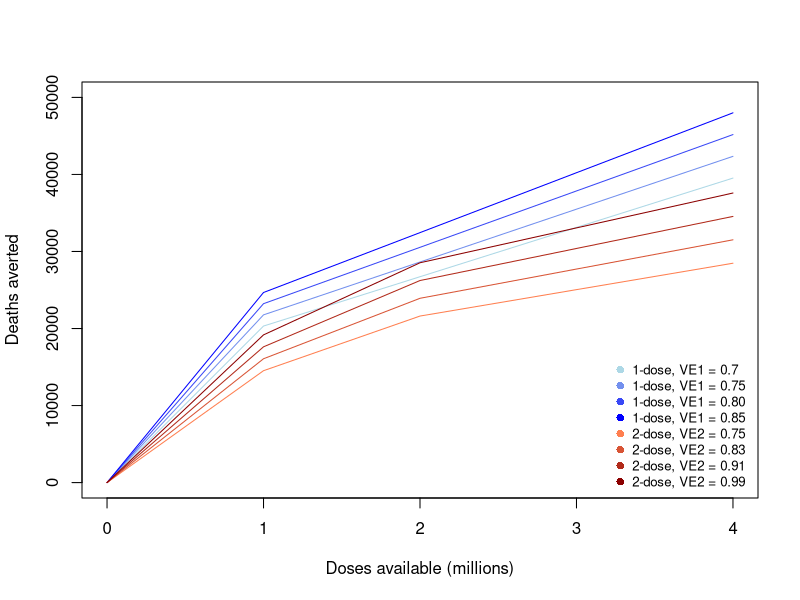
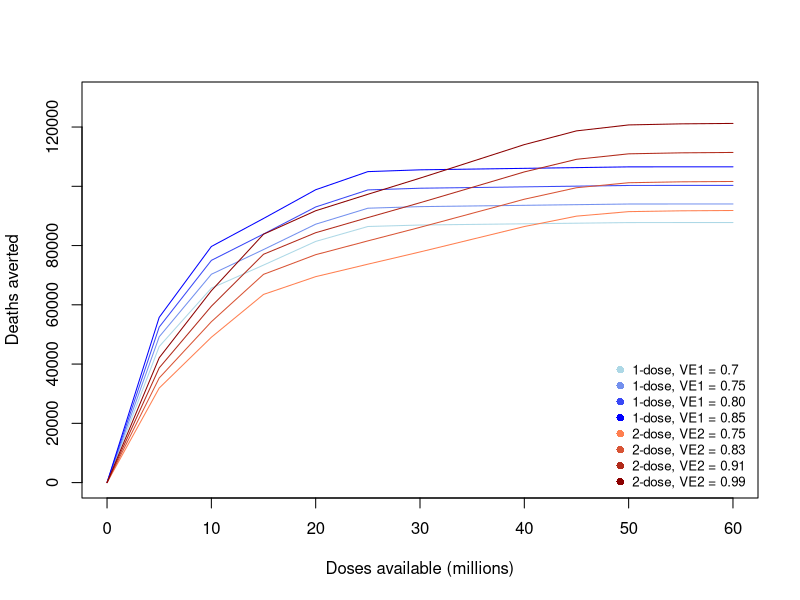
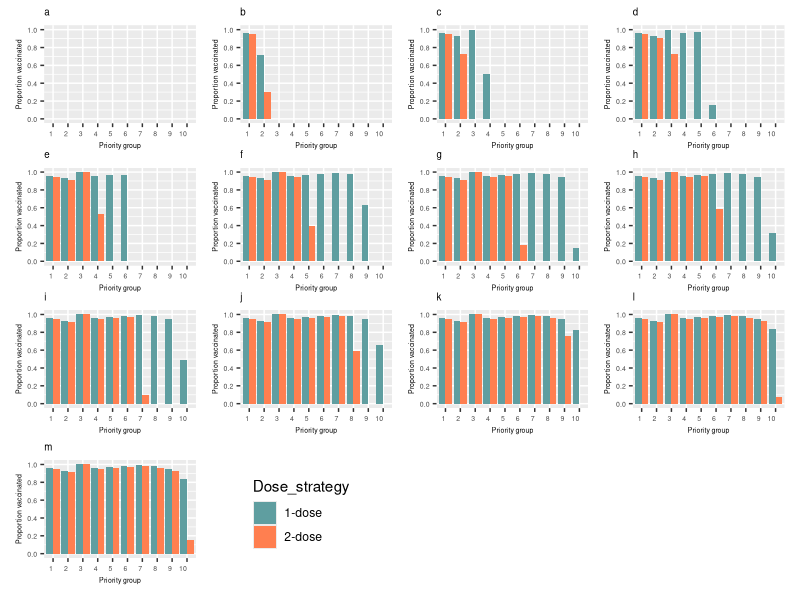
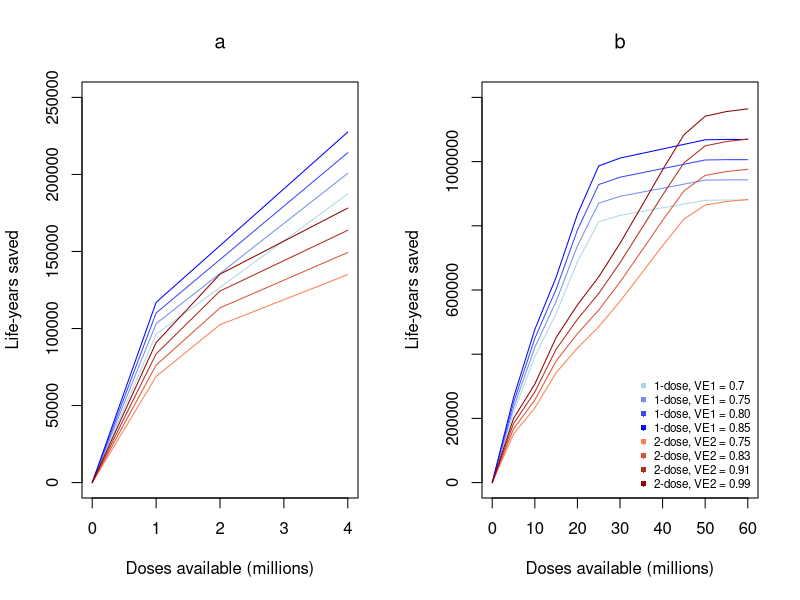

R code for these plots, in order:
## ---- chunk 1
knitr::opts_chunk$set(echo = TRUE,warning=FALSE,comment = NA, out.width='600px', dpi=200)
## ---- chunk 2

P <- c(0.7,6.0,1.9,3.7,2.4,6.2,1.5,2.0,2.3,29.3)      

## ---- chunk 3

v1 <- c(0,0,0,0,0,0,0,0,0,0)         

## ---- chunk 4

v2 <- c(0,0,0,0,0,0,0,0,0,0)       

## ---- chunk 5

dosesallocated <- 0   

## ---- chunk 6

VE1 <- seq(0.7,0.85,0.05)

## ---- chunk 7

VE2 <- seq(0.75,0.99,0.08)  

## ---- chunk 8

dosesavailable <- seq(0,4,1) 

## ---- chunk 9

U1 <- c(0.96,0.93,1.0,0.96,0.97,0.98,0.99,0.98,0.95,0.84)     

## ---- chunk 10

U2 <- c(0.95,0.91,1.0,0.95,0.96,0.97,0.98,0.96,0.93,0.75)       

## ---- chunk 11

R <- c(0.038738571,0.009145663,0.006533286,0.002312164,0.002134561,0.00228254,0.002430518,0.001236421,0.000629129,0.0000586534)

## ---- chunk 12


# One-dose vaccine allocation strategy

dosesavailable <- seq(0,4,1) 
deathsaverted <- dosesavailable
blue_colour_range <- colorRampPalette(c("lightblue","blue"))
blues <- blue_colour_range(4)
red_colour_range <- colorRampPalette(c("coral","darkred"))
reds <- red_colour_range(4)
plotnum <- 1
allocation.matrix <- matrix(0,nrow=26,ncol=10)

plot(1, type="n", xlab="Doses available (millions)", ylab="Deaths averted",xlim=c(0, 4), ylim = c(0, 50000))

legend("bottomright", 
       legend = c("1-dose, VE1 = 0.7","1-dose, VE1 = 0.75","1-dose, VE1 = 0.80","1-dose, VE1 = 0.85", "2-dose, VE2 = 0.75","2-dose, VE2 = 0.83","2-dose, VE2 = 0.91","2-dose, VE2 = 0.99"), 
       col = c(blues,reds),  
       pch = 16, 
       bty = "n", 
       pt.cex = 1, 
       cex = 0.8, 
       text.col = "black", 
       inset = c(0.01, 0.001))

# The following loop allocates the doses in order from the highest priority group down to the lowest priority group, given a fixed number of available doses (in millions), and according to the vaccine uptake levels above. The doses are allocated following the one-dose strategy

# Equation 1 calculates the annual number of deaths averted following the one-dose allocation strategy 


for(k in 1:length(VE1)){
  for(j in 1:length(dosesavailable)){ 
    v1 <- c(0,0,0,0,0,0,0,0,0,0)
    dosesallocated <- 0
    for (i in 1:length(v1)){
      if (dosesavailable[j]>(dosesallocated+U1[i]*P[i])){
        v1[i] <- U1[i]
        dosesallocated <- dosesallocated + U1[i]*P[i]
      }
      else if ((dosesavailable[j]<(dosesallocated+U1[i]*P[i])) && (dosesavailable[j]>dosesallocated)){
        v1[i] <- (dosesavailable[j] - dosesallocated)/P[i]
        dosesallocated <- dosesallocated + v1[i]*P[i]
      }
      else {
        v1[i] <- 0
      }
    }
    deathsaverted[j] = sum(v1*VE1[k]*P*R*10^6)              #Equation 1
    allocation.matrix[j,] <- v1
  }
  lines(dosesavailable,deathsaverted, type = "l",col=blues[plotnum])
  plotnum <- plotnum + 1
}


# Two-dose vaccine allocation strategy

dosesallocated <- 0
deathsaverted <- dosesavailable
plotnum <- 1

# The following loop allocates the doses in order from the highest priority group down to the lowest priority group, given a fixed number of available doses (in millions), and according to the vaccine uptake levels above. The doses are allocated following the one-dose strategy

# Equation 2 calculates the annual number of deaths averted following the two-dose allocation strategy 

for(k in 1:length(VE2)){
  for(j in 1:length(dosesavailable)){
    v2 <- c(0,0,0,0,0,0,0,0,0,0)
    dosesallocated <- 0
    for (i in 1:length(v2)){
      if ((dosesavailable[j]/2)>(dosesallocated+U2[i]*P[i])){
        v2[i] <- U2[i]
        dosesallocated <- dosesallocated + U2[i]*P[i]
      }
      else if (((dosesavailable[j]/2)<(dosesallocated+U2[i]*P[i])) && ((dosesavailable[j]/2)>dosesallocated)){
        v2[i] <- ((dosesavailable[j]/2) - dosesallocated)/P[i]
        dosesallocated <- dosesallocated + v2[i]*P[i]
      }
      else {
        v2[i] <- 0
      }
    }
    deathsaverted[j] = sum(v2*VE2[k]*P*R*10^6)             #Equation 2
    allocation.matrix[j+length(dosesavailable),] <- v2
  }
  lines(dosesavailable,deathsaverted, type = "l",col=reds[plotnum])
  plotnum <- plotnum + 1
}



## ---- chunk 13


# One-dose vaccine allocation strategy

dosesavailable <- seq(0,60,5) 
v1 <- c(0,0,0,0,0,0,0,0,0,0)
dosesallocated <- 0
VE1 <- seq(0.7,0.85,0.05) 
deathsaverted <- dosesavailable
blue_colour_range <- colorRampPalette(c("lightblue","blue"))
blues <- blue_colour_range(4)
red_colour_range <- colorRampPalette(c("coral","darkred"))
reds <- red_colour_range(4)
plotnum <- 1
allocation.matrix <- matrix(0,nrow=26,ncol=10)

plot(1, type="n", xlab="Doses available (millions)", ylab="Deaths averted",xlim=c(0, 60), ylim = c(0, 130000))

legend("bottomright", 
       legend = c("1-dose, VE1 = 0.7","1-dose, VE1 = 0.75","1-dose, VE1 = 0.80","1-dose, VE1 = 0.85", "2-dose, VE2 = 0.75","2-dose, VE2 = 0.83","2-dose, VE2 = 0.91","2-dose, VE2 = 0.99"), 
       col = c(blues,reds),  
       pch = 16, 
       bty = "n", 
       pt.cex = 1, 
       cex = 0.8, 
       text.col = "black", 
       inset = c(0.01, 0.001))


for(k in 1:length(VE1)){
  for(j in 1:length(dosesavailable)){ 
    v1 <- c(0,0,0,0,0,0,0,0,0,0)
    dosesallocated <- 0
    for (i in 1:length(v1)){
      if (dosesavailable[j]>(dosesallocated+U1[i]*P[i])){
        v1[i] <- U1[i]
        dosesallocated <- dosesallocated + U1[i]*P[i]
      }
      else if ((dosesavailable[j]<(dosesallocated+U1[i]*P[i])) && (dosesavailable[j]>dosesallocated)){
        v1[i] <- (dosesavailable[j] - dosesallocated)/P[i]
        dosesallocated <- dosesallocated + v1[i]*P[i]
      }
      else {
        v1[i] <- 0
      }
    }
    deathsaverted[j] = sum(v1*VE1[k]*P*R*10^6)
    allocation.matrix[j,] <- v1
  }
  lines(dosesavailable,deathsaverted, type = "l",col=blues[plotnum])
  plotnum <- plotnum + 1
}


# Two-dose vaccine allocation strategy

dosesavailable <- seq(0,60,5) 
v2 <- c(0,0,0,0,0,0,0,0,0,0)
dosesallocated <- 0
VE2 <- seq(0.75,0.99,0.08)
deathsaverted <- dosesavailable
plotnum <- 1


for(k in 1:length(VE2)){
  for(j in 1:length(dosesavailable)){
    v2 <- c(0,0,0,0,0,0,0,0,0,0)
    dosesallocated <- 0
    for (i in 1:length(v2)){
      if ((dosesavailable[j]/2)>(dosesallocated+U2[i]*P[i])){
        v2[i] <- U2[i]
        dosesallocated <- dosesallocated + U2[i]*P[i]
      }
      else if (((dosesavailable[j]/2)<(dosesallocated+U2[i]*P[i])) && ((dosesavailable[j]/2)>dosesallocated)){
        v2[i] <- ((dosesavailable[j]/2) - dosesallocated)/P[i]
        dosesallocated <- dosesallocated + v2[i]*P[i]
      }
      else {
        v2[i] <- 0
      }
    }
    deathsaverted[j] = sum(v2*VE2[k]*P*R*10^6)
    allocation.matrix[j+length(dosesavailable),] <- v2
  }
  lines(dosesavailable,deathsaverted, type = "l",col=reds[plotnum])
  plotnum <- plotnum + 1
}


## ---- chunk 14

library(ggplot2)
library(patchwork)
library(gtable)
library(grid)
library(gridExtra)
library(cowplot)


prioritygroup <- c("1","2","3","4","5","6","7","8","9","10","1","2","3","4","5","6","7","8","9","10")
Dose_strategy <- c("1-dose", "1-dose", "1-dose", "1-dose", "1-dose", "1-dose", "1-dose", "1-dose", "1-dose", "1-dose", "2-dose", "2-dose", "2-dose", "2-dose", "2-dose", "2-dose", "2-dose", "2-dose", "2-dose", "2-dose")
plots <- list()

titles = array(c("a","b","c","d","e","f","g","h","i","j","k","l","m"))

for (i in 1:length(dosesavailable)){
  data <- data.frame(
    prioritygroup=prioritygroup,  
    proportionvaccinated=c(allocation.matrix[i,],allocation.matrix[i+length(dosesavailable),])
  )
  
plots[[i]] <- ggplot(data, aes(x=prioritygroup, y=proportionvaccinated, fill=Dose_strategy)) + 
  ggtitle(titles[[i]]) + 
  geom_col(position = "dodge") + 
  scale_x_discrete (limits = c("1","2","3","4","5","6","7","8","9","10"), name = "Priority group") +
  scale_y_continuous (name = "Proportion vaccinated",limits = c(0,1.0),breaks=c(0, 0.2, 0.4, 0.6, 0.8, 1.0)) +
  scale_fill_manual(values = c("cadetblue", "coral") ) +
  theme(plot.title=element_text(size=7),
        axis.text.x = element_text(size=5,hjust = 1, vjust = 1),
        axis.text.y = element_text(size=5), 
        axis.title = element_text(size = 5),
        plot.tag = element_text(size=5),
        plot.tag.position = "bottom",
        plot.margin = unit(c(0, 0.2, 0, 0.2), "cm"))
legend <- get_legend(plots[[i]])
plots[[i]] <- plots[[i]] + theme(legend.position="none")
}


plots[[14]] <- legend

wrap_plots(plots,ncol = 4)

## ---- chunk 15

L <- c(4.74,4.74,10.86,14.34,18.16,20.19,22.22,26.49,30.93,57.16) 

## ---- chunk 16

v1 <- c(0,0,0,0,0,0,0,0,0,0)
dosesallocated <- 0
VE1 <- seq(0.7,0.85,0.05)         
dosesavailable <- seq(0,4,1) 
lifeyearssaved <- dosesavailable
blue_colour_range <- colorRampPalette(c("lightblue","blue"))
blues <- blue_colour_range(4)
red_colour_range <- colorRampPalette(c("coral","darkred"))
reds <- red_colour_range(4)
plotnum <- 1
allocation.matrix <- matrix(0,nrow=26,ncol=10)

par(mfrow = c(1, 2))

plot(1, type="n", xlab="Doses available (millions)", ylab="Life-years saved", xlim=c(0, 4), ylim = c(0, 250000), main="a", font.main=1)


for(k in 1:length(VE1)){
  for(j in 1:length(dosesavailable)){
    v1 <- c(0,0,0,0,0,0,0,0,0,0)
    dosesallocated <- 0
    for (i in 1:length(v1)){
      if (dosesavailable[j]>(dosesallocated+U1[i]*P[i])){
        v1[i] <- U1[i]
        dosesallocated <- dosesallocated + U1[i]*P[i]
      }
      else if ((dosesavailable[j]<(dosesallocated+U1[i]*P[i])) && (dosesavailable[j]>dosesallocated)){
        v1[i] <- (dosesavailable[j] - dosesallocated)/P[i]
        dosesallocated <- dosesallocated + v1[i]*P[i]
      }
      else {
        v1[i] <- 0
      }
    }
    lifeyearssaved[j] = sum(v1*VE1[k]*P*R*L*10^6)                 # Equation 3
    allocation.matrix[j,] <- v1
  }
  lines(dosesavailable,lifeyearssaved, type = "l",col=blues[plotnum])
  plotnum <- plotnum + 1
}


# Two-dose vaccine allocation strategy

# Equation 4 calculates the annual number of deaths averted following the two-dose allocation strategy

v2 <- c(0,0,0,0,0,0,0,0,0,0)
dosesallocated <- 0
VE2 <- seq(0.75,0.99,0.08)          
lifeyearssaved <- dosesavailable
plotnum <- 1


for(k in 1:length(VE2)){
  for(j in 1:length(dosesavailable)){
    v2 <- c(0,0,0,0,0,0,0,0,0,0)
    dosesallocated <- 0
    for (i in 1:length(v2)){
      if ((dosesavailable[j]/2)>(dosesallocated+U2[i]*P[i])){
        v2[i] <- U2[i]
        dosesallocated <- dosesallocated + U2[i]*P[i]
      }
      else if (((dosesavailable[j]/2)<(dosesallocated+U2[i]*P[i])) && ((dosesavailable[j]/2)>dosesallocated)){
        v2[i] <- ((dosesavailable[j]/2) - dosesallocated)/P[i]
        dosesallocated <- dosesallocated + v2[i]*P[i]
      }
      else {
        v2[i] <- 0
      }
    }
    lifeyearssaved[j] = sum(v2*VE2[k]*P*R*L*10^6)                 # Equation 4
    allocation.matrix[j+length(dosesavailable),] <- v2
  }
  lines(dosesavailable,lifeyearssaved, type = "l",col=reds[plotnum])
  plotnum <- plotnum + 1
}


# One-dose vaccine allocation strategy

v1 <- c(0,0,0,0,0,0,0,0,0,0)
dosesallocated <- 0
VE1 <- seq(0.7,0.85,0.05)         
dosesavailable <- seq(0,60,5) 
lifeyearssaved <- dosesavailable
blue_colour_range <- colorRampPalette(c("lightblue","blue"))
blues <- blue_colour_range(4)
red_colour_range <- colorRampPalette(c("coral","darkred"))
reds <- red_colour_range(4)
plotnum <- 1
allocation.matrix <- matrix(0,nrow=26,ncol=10)


plot(1, type="n", xlab="Doses available (millions)", ylab="Life-years saved",xlim=c(0, 60), ylim = c(0, 1200000),main="b", font.main=1)

legend("bottomright", 
       legend = c("1-dose, VE1 = 0.7","1-dose, VE1 = 0.75","1-dose, VE1 = 0.80","1-dose, VE1 = 0.85", "2-dose, VE2 = 0.75","2-dose, VE2 = 0.83","2-dose, VE2 = 0.91","2-dose, VE2 = 0.99"), 
       col = c(blues,reds),  
       pch = 16, 
       bty = "n", 
       pt.cex = 0.8, 
       cex = 0.7, 
       text.col = "black", 
       inset = c(0.01, 0.001))

for(k in 1:length(VE1)){
  for(j in 1:length(dosesavailable)){
    v1 <- c(0,0,0,0,0,0,0,0,0,0)
    dosesallocated <- 0
    for (i in 1:length(v1)){
      if (dosesavailable[j]>(dosesallocated+U1[i]*P[i])){
        v1[i] <- U1[i]
        dosesallocated <- dosesallocated + U1[i]*P[i]
      }
      else if ((dosesavailable[j]<(dosesallocated+U1[i]*P[i])) && (dosesavailable[j]>dosesallocated)){
        v1[i] <- (dosesavailable[j] - dosesallocated)/P[i]
        dosesallocated <- dosesallocated + v1[i]*P[i]
      }
      else {
        v1[i] <- 0
      }
    }
    lifeyearssaved[j] = sum(v1*VE1[k]*P*R*L*10^6)           #Equation 3
    allocation.matrix[j,] <- v1
  }
  lines(dosesavailable,lifeyearssaved, type = "l",col=blues[plotnum])
  plotnum <- plotnum + 1
}


# Two-dose vaccine allocation strategy

v2 <- c(0,0,0,0,0,0,0,0,0,0)
dosesallocated <- 0
VE2 <- seq(0.75,0.99,0.08)          
lifeyearssaved <- dosesavailable
plotnum <- 1


for(k in 1:length(VE2)){
  for(j in 1:length(dosesavailable)){
    v2 <- c(0,0,0,0,0,0,0,0,0,0)
    dosesallocated <- 0
    for (i in 1:length(v2)){
      if ((dosesavailable[j]/2)>(dosesallocated+U2[i]*P[i])){
        v2[i] <- U2[i]
        dosesallocated <- dosesallocated + U2[i]*P[i]
      }
      else if (((dosesavailable[j]/2)<(dosesallocated+U2[i]*P[i])) && ((dosesavailable[j]/2)>dosesallocated)){
        v2[i] <- ((dosesavailable[j]/2) - dosesallocated)/P[i]
        dosesallocated <- dosesallocated + v2[i]*P[i]
      }
      else {
        v2[i] <- 0
      }
    }
    lifeyearssaved[j] = sum(v2*VE2[k]*P*R*L*10^6)             #Equation 4
    allocation.matrix[j+length(dosesavailable),] <- v2
  }
  lines(dosesavailable,lifeyearssaved, type = "l",col=reds[plotnum])
  plotnum <- plotnum + 1
}

